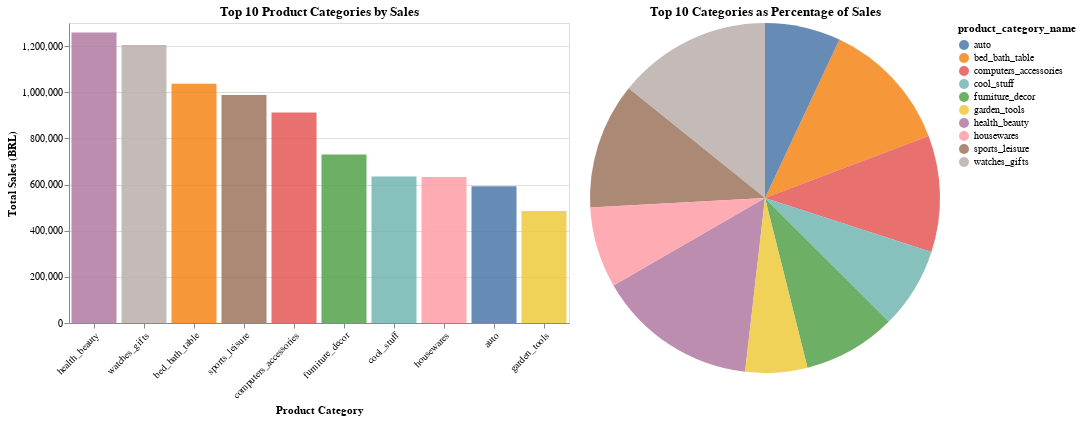

This figure's notebook cell:
### Markdown cell above
# Which Product Categories have the highest sales?

### Code cell
"""
Top Item Categories in Sales
- Top 10 item categories in sales
- Item categories in sales by percentage of total sales
"""

# Prepare top 10 item categories by total purchase value ("sales")
#! This has the top 10 most expensive products, not the top 10 categories in sales lol
top_cats = (
    df_order_item
    .merge(df_product[['product_id', 'product_category_name']], on='product_id', how='inner')
    .groupby('product_category_name')['price']
    .sum()
    .reset_index()
    .sort_values(by='price', ascending=False)
    .head(10)
)
top_cats['price_pct'] = 100 * top_cats['price'] / top_cats['price'].sum()

# Bar chart of top 10 item categories in sales
bar_chart = alt.Chart(top_cats).mark_bar(opacity=0.85).encode(
    x=alt.X('product_category_name:N', sort='-y', title='Product Category', axis=alt.Axis(labelAngle=-45)),
    y=alt.Y('price:Q', title='Total Sales (BRL)'),
    color=alt.Color(field="product_category_name", type="nominal")
).properties(
    title='Top 10 Product Categories by Sales',
    width=500
)

# Pie chart of these categories by percentage of total sales among top 10
pie_chart = alt.Chart(top_cats).mark_arc(opacity=0.85).encode(
    theta=alt.Theta(field="price", type="quantitative"),
    color=alt.Color(field="product_category_name", type="nominal"),
    tooltip=['product_category_name:N', alt.Tooltip('price:Q', format=".2f"), alt.Tooltip('price_pct:Q', format='.2f', title='% of Top 10')]
).properties(
    title="Top 10 Categories as Percentage of Sales",
    width=350,
    height=350
)

bar_chart | pie_chart

### Figure 1 — Vega specification as saved in the notebook (floating-point values rounded to 4 significant figures)
{"$schema": "https://vega.github.io/schema/vega/v5.json", "data": [{"name": "source_0"}, {"name": "data_0", "values": [{"price_end": 1259000.0, "price_start": 0.0, "product_category_name": "health_beauty"}, {"price_end": 1205000.0, "price_start": 0.0, "product_category_name": "watches_gifts"}, {"price_end": 1037000.0, "price_start": 0.0, "product_category_name": "bed_bath_table"}, {"price_end": 988000.0, "price_start": 0.0, "product_category_name": "sports_leisure"}, {"price_end": 912000.0, "price_start": 0.0, "product_category_name": "computers_accessories"}, {"price_end": 729800.0, "price_start": 0.0, "product_category_name": "furniture_decor"}, {"price_end": 635300.0, "price_start": 0.0, "product_category_name": "cool_stuff"}, {"price_end": 632200.0, "price_start": 0.0, "product_category_name": "housewares"}, {"price_end": 592700.0, "price_start": 0.0, "product_category_name": "auto"}, {"price_end": 485300.0, "price_start": 0.0, "product_category_name": "garden_tools"}]}, {"name": "data_1", "values": [{"price": 1259000.0, "price_end": 5651000.0, "price_pct": 14.85, "price_start": 4392000.0, "product_category_name": "health_beauty"}, {"price": 1205000.0, "price_end": 8476000.0, "price_pct": 14.22, "price_start": 7271000.0, "product_category_name": "watches_gifts"}, {"price": 1037000.0, "price_end": 1630000.0, "price_pct": 12.23, "price_start": 592700.0, "product_category_name": "bed_bath_table"}, {"price": 988000.0, "price_end": 7271000.0, "price_pct": 11.66, "price_start": 6283000.0, "product_category_name": "sports_leisure"}, {"price": 912000.0, "price_end": 2542000.0, "price_pct": 10.76, "price_start": 1630000.0, "product_category_name": "computers_accessories"}, {"price": 729800.0, "price_end": 3907000.0, "price_pct": 8.61, "price_start": 3177000.0, "product_category_name": "furniture_decor"}, {"price": 635300.0, "price_end": 3177000.0, "price_pct": 7.495, "price_start": 2542000.0, "product_category_name": "cool_stuff"}, {"price": 632200.0, "price_end": 6283000.0, "price_pct": 7.459, "price_start": 5651000.0, "product_category_name": "housewares"}, {"price": 592700.0, "price_end": 592700.0, "price_pct": 6.993, "price_start": 0.0, "product_category_name": "auto"}, {"price": 485300.0, "price_end": 4392000.0, "price_pct": 5.725, "price_start": 3907000.0, "product_category_name": "garden_tools"}]}, {"name": "data_0_color_domain_product_category_name_0", "values": [{"product_category_name": "health_beauty"}, {"product_category_name": "watches_gifts"}, {"product_category_name": "bed_bath_table"}, {"product_category_name": "sports_leisure"}, {"product_category_name": "computers_accessories"}, {"product_category_name": "furniture_decor"}, {"product_category_name": "cool_stuff"}, {"product_category_name": "housewares"}, {"product_category_name": "auto"}, {"product_category_name": "garden_tools"}]}, {"name": "data_1_color_domain_product_category_name_1", "values": [{"product_category_name": "health_beauty"}, {"product_category_name": "watches_gifts"}, {"product_category_name": "bed_bath_table"}, {"product_category_name": "sports_leisure"}, {"product_category_name": "computers_accessories"}, {"product_category_name": "furniture_decor"}, {"product_category_name": "cool_stuff"}, {"product_category_name": "housewares"}, {"product_category_name": "auto"}, {"product_category_name": "garden_tools"}]}, {"name": "source_0_concat_0_x_domain_product_category_name", "values": [{"product_category_name": "health_beauty", "sort_field": 1259000.0}, {"product_category_name": "watches_gifts", "sort_field": 1205000.0}, {"product_category_name": "bed_bath_table", "sort_field": 1037000.0}, {"product_category_name": "sports_leisure", "sort_field": 988000.0}, {"product_category_name": "computers_accessories", "sort_field": 912000.0}, {"product_category_name": "furniture_decor", "sort_field": 729800.0}, {"product_category_name": "cool_stuff", "sort_field": 635300.0}, {"product_category_name": "housewares", "sort_field": 632200.0}, {"product_category_name": "auto", "sort_field": 592700.0}, {"product_category_name": "garden_tools", "sort_field": 485300.0}]}], "signals": [{"name": "concat_0_width", "value": 500}, {"name": "concat_0_height", "value": 300}, {"name": "concat_1_width", "value": 350}, {"name": "concat_1_height", "value": 350}], "marks": [{"type": "group", "name": "concat_0_group", "encode": {"update": {"width": {"signal": "concat_0_width"}, "height": {"signal": "concat_0_height"}}}, "marks": [{"type": "rect", "name": "concat_0_marks", "from": {"data": "data_0"}, "encode": {"update": {"width": {"signal": "max(0.25, bandwidth('concat_0_x'))"}, "opacity": {"value": 0.85}, "y2": {"field": "price_start", "scale": "concat_0_y"}, "y": {"field": "price_end", "scale": "concat_0_y"}, "fill": {"field": "product_category_name", "scale": "color"}, "x": {"field": "product_category_name", "scale": "concat_0_x"}}}, "style": ["bar"]}], "axes": [{"scale": "concat_0_y", "aria": false, "minExtent": 0, "ticks": false, "domain": false, "orient": "left", "labels": false, "tickCount": {"signal": "ceil(concat_0_height/40)"}, "maxExtent": 0, "zindex": 0, "grid": true, "gridScale": "concat_0_x"}, {"scale": "concat_0_x", "labelAngle": 315, "labelAlign": "right", "labelBaseline": "top", "zindex": 0, "orient": "bottom", "grid": false, "title": "Product Category"}, {"scale": "concat_0_y", "orient": "left", "grid": false, "title": "Total Sales (BRL)", "tickCount": {"signal": "ceil(concat_0_height/40)"}, "labelOverlap": true, "zindex": 0}], "title": {"text": "Top 10 Product Categories by Sales", "frame": "group"}, "style": "cell"}, {"type": "group", "name": "concat_1_group", "encode": {"update": {"height": {"signal": "concat_1_height"}, "width": {"signal": "concat_1_width"}}}, "marks": [{"type": "arc", "name": "concat_1_marks", "from": {"data": "data_1"}, "encode": {"update": {"startAngle": {"field": "price_end", "scale": "concat_1_theta"}, "y": {"signal": "concat_1_height", "mult": 0.5}, "endAngle": {"field": "price_start", "scale": "concat_1_theta"}, "outerRadius": {"signal": "min(concat_1_width,concat_1_height)/2"}, "innerRadius": {"value": 0}, "opacity": {"value": 0.85}, "x": {"signal": "concat_1_width", "mult": 0.5}, "tooltip": {"signal": "{\"product_category_name\": isValid(datum[\"product_category_name\"]) ? datum[\"product_category_name\"] : \"\"+datum[\"product_category_name\"], \"price\": format(datum[\"price\"], \".2f\"), \"% of Top 10\": format(datum[\"price_pct\"], \".2f\")}"}, "fill": {"field": "product_category_name", "scale": "color"}}}, "style": ["arc"]}], "title": {"text": "Top 10 Categories as Percentage of Sales", "frame": "group"}, "style": "view"}], "scales": [{"name": "color", "type": "ordinal", "domain": {"fields": [{"data": "data_0_color_domain_product_category_name_0", "field": "product_category_name"}, {"data": "data_1_color_domain_product_category_name_1", "field": "product_category_name"}], "sort": true}, "range": "category"}, {"name": "concat_0_x", "type": "band", "domain": {"data": "source_0_concat_0_x_domain_product_category_name", "field": "product_category_name", "sort": {"op": "max", "field": "sort_field", "order": "descending"}}, "range": [0, {"signal": "concat_0_width"}], "paddingOuter": 0.05, "paddingInner": 0.1}, {"name": "concat_0_y", "type": "linear", "domain": {"data": "data_0", "fields": ["price_start", "price_end"]}, "range": [{"signal": "concat_0_height"}, 0], "zero": true, "nice": true}, {"name": "concat_1_theta", "type": "linear", "domain": {"data": "data_1", "fields": ["price_start", "price_end"]}, "range": [0, 6.283], "zero": true}], "layout": {"padding": 20, "bounds": "full", "align": "each"}, "background": "white", "padding": 5, "legends": [{"fill": "color", "symbolType": "circle", "title": "product_category_name", "encode": {"symbols": {"update": {"opacity": {"value": 0.85}}}}}]}
